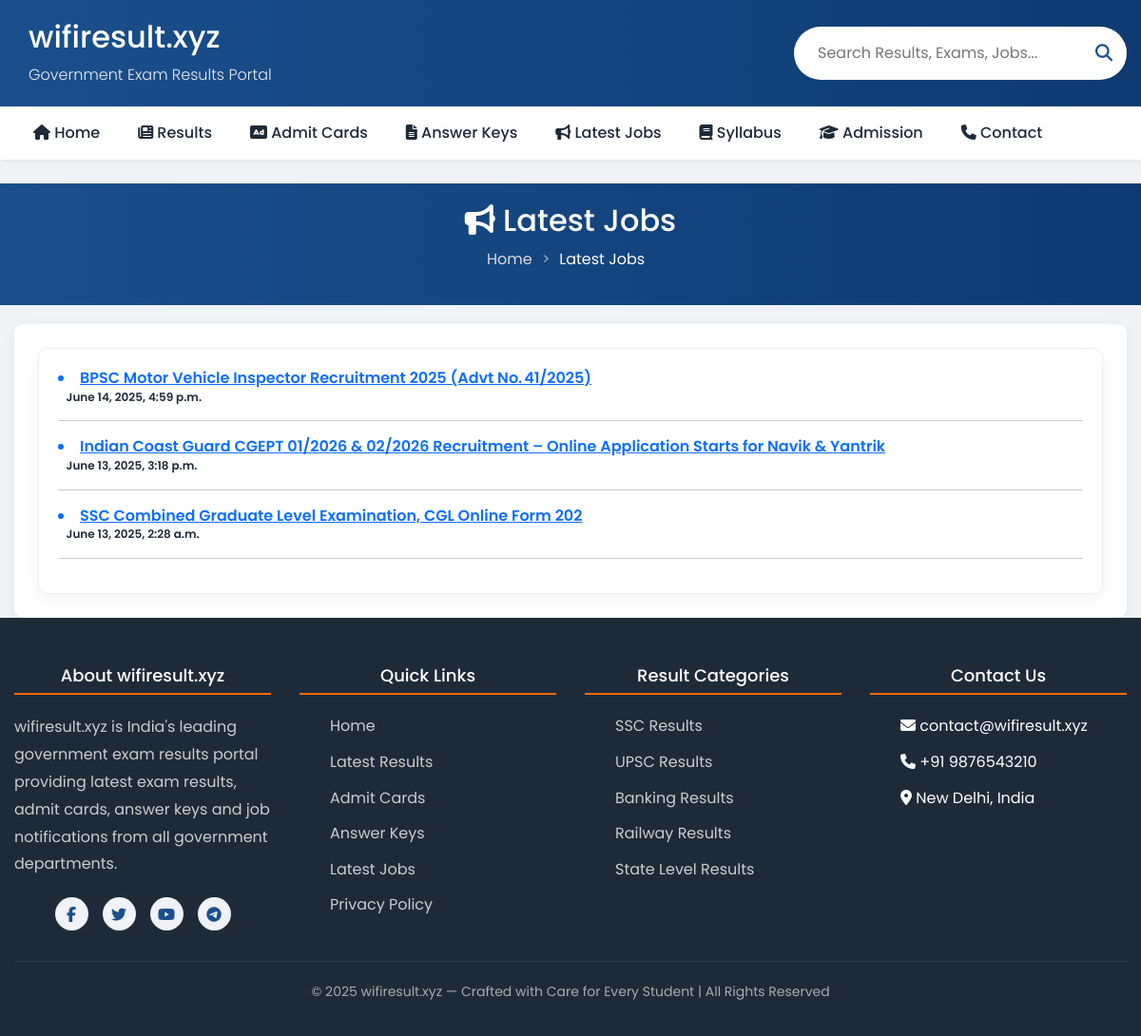
Page /job/ on the earlier database version.
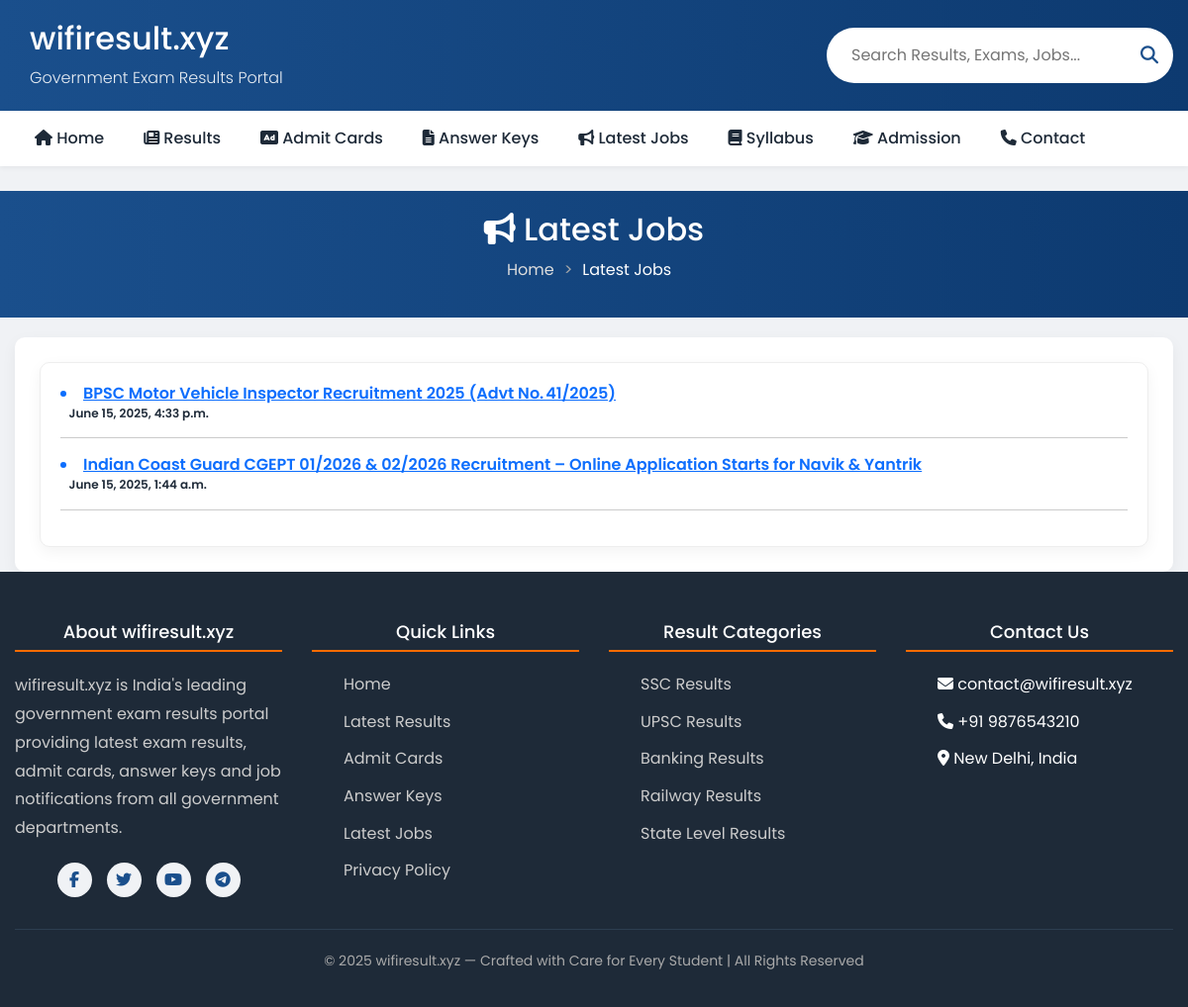
Same page on the later database version.
### wifiapp1/models.py (models this page shows, shortened)
class Job(models.Model):
    title = models.CharField(max_length=400, blank=True, null=True)
    description = models.TextField(max_length=300, blank=True, null=True)
    keywords = models.TextField(max_length=300,blank=True, null=True)
    image = models.ImageField(upload_to='og_images/', blank=True, null=True, help_text="Open Graph image for social sharing")
    image_alt = models.CharField(max_length=255,blank=True,null=True,help_text="Alternate text for OG Image (used in og:image:alt)")
    updated_at = models.DateTimeField(auto_now=True)  # automatic on update
    post_date = models.CharField(max_length=100,blank=True, null=True)
    vacancy_info = RichTextField(blank=True, null=True)
    online_application_date= models.CharField(max_length=400,blank=True, null=True)
    online_last_date = models.CharField(max_length=100,blank=True, null=True)
    receipt_of_application = models.CharField(max_length=100,blank=True, null=True)
    last_date_fee = models.CharField(max_length=100,blank=True, null=True)
    correction_date = models.CharField(max_length=100,blank=True, null=True)
    exam_date = models.CharField(max_length=100,blank=True, null=True)
    exam_date1 = models.CharField(max_length=100,blank=True, null=True)
    exam_date2 = models.CharField(max_length=100,blank=True, null=True)
    exam_date3 = models.CharField(max_length=100,blank=True, null=True)
    admit_card_available = models.CharField(max_length=100,blank=True, null=True)
    answerkey_available_date = models.CharField(max_length=100,blank=True, null=True)
    result_available = models.CharField(max_length=100,blank=True, null=True)
    final_result_available = models.CharField(max_length=100,blank=True, null=True)
    applecation_fee= RichTextField(blank=True, null=True)
    vacancy_details = RichTextField(blank=True, null=True)
    eligibility_criteria=RichTextField(blank=True, null=True)
    selection_process= RichTextField(blank=True, null=True)
    important_information= RichTextField(blank=True, null=True)
    how_to_apply= RichTextField(blank=True, null=True)
    apply_online_link=models.URLField(blank=True, null=True)
    admitcard_link=models.URLField(blank=True, null=True)
    answerkeyI_link=models.URLField(blank=True, null=True)
    answerkeyII_link=models.URLField(blank=True, null=True)
    result_link=models.URLField(blank=True, null=True)
    resultI_link=models.URLField(blank=True, null=True)
    resultII_link=models.URLField(blank=True, null=True)
    result_final_link=models.URLField(blank=True, null=True)
    notification_link=models.URLField(blank=True, null=True)
    officialwebsite_link=models.URLField(blank=True, null=True)
    slug=models.SlugField(unique=True, blank=True)
    active = models.BooleanField(default=True)
    status = models.CharField(max_length=100, choices=STATUS_CHOICES, default='public')

### wifiapp1/views.py (the view)
# urls.py: path('job/', views.jobs, name='jobs'),
def jobs(request):
    jobs=Job.objects.all()
    return render(request, 'mainfile/jobs.html', {'jobs': jobs})

### templates/mainfile/jobs.html (shortened to what this page needs)
{% extends "basefile/base.html" %}
{% load static %}
{% block seo %}
    <link rel="stylesheet" href="https://cdnjs.cloudflare.com/ajax/libs/font-awesome/6.4.0/css/all.min.css">
    <link rel="stylesheet" href="{% static 'css/base.css' %}">
{% endblock seo %}
{% block body %}
    <section class="page-header">
        <div class="container">
            <h1 style="font-size:2rem;"><i class="fas fa-bullhorn"></i> Latest Jobs</h1>
            <ul class="breadcrumb">
                <li><a href="/">Home</a></li>
                <li>Latest Jobs</li>
            </ul>
        </div>
    </section>
    <main class="container">
        <div class="results-layout">
            <section class="results-section">
                    <div class="result-card">
                        <div class="result-content">
                            {% for job in jobs reversed %}
                            <h3 class="result-title"> <a href="{{job.slug}}" target="_blank">  <li class="fs-6">  {{ job.title }}</li>
                             </a>   &nbsp;&nbsp;  <span class="result-date">{{job.updated_at}}</span></h3><hr>
{% endfor %}
                        </div>
            </section>
        </div>
    </main>
{% endblock body %}

Differences in the rows shown:
removed Job: title "SSC Combined Graduate Level Examination, CGL Online Form 202", updated_at "June 13, 2025, 2:28 a.m."
changed Job: updated_at "June 14, 2025, 4:59 p.m." → "June 15, 2025, 4:33 p.m."
changed Job: updated_at "June 13, 2025, 3:18 p.m." → "June 15, 2025, 1:44 a.m."
